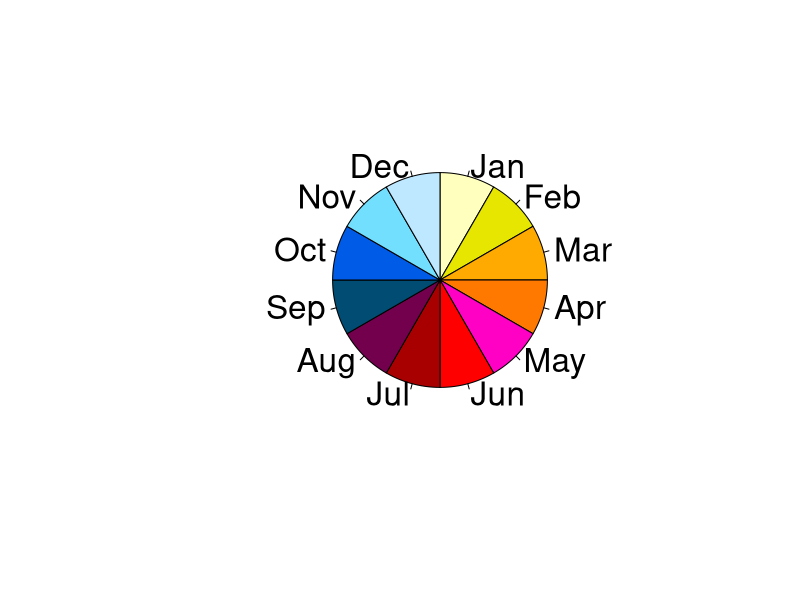

This chart was generated by the following R code:
    #-----------------------------------------------------------------------------#
     #       To make the color ramps used in this package, use the following
     #-----------------------------------------------------------------------------#
     
     # Mimics the jet colors from matlab. Good for SST
     jet.colors <- colorRampPalette(c("#00007F", "blue", "#007FFF", "cyan", "#7FFF7F", "yellow", "#FF7F00", "red", "#7F0000"))
     
     # nice blue cascade for bathymetry
     bath.colors <- colorRampPalette(c("#00007F", "blue", "#007FFF", "cyan"))
     
     # nice earthy colors for land
     land.colors<-  colorRampPalette(c("darkgreen", "greenyellow","burlywood4"))
     
     # Colors to use in the plot.by.month (and related) functions
     # Also included via data(month.colors)
     make.month.colors <- function(month.seq=c(8:12,1:7))
        {
        month.colors <- cbind(month.seq, 
           c(rgb(115/255,0,76/255),
           rgb(0,76/255,115/255),
           rgb(0,92/255,230/255),
           rgb(115/255,223/255,1),
           rgb(190/255,232/255,1),
           rgb(1,1,190/255),
           rgb(230/255,230/255,0),
           rgb(1,170/255,0),
           rgb(1,120/255,0),
           rgb(1,0,197/255),
           rgb(1,0,0),
           rgb(168/255,0,0))
       )
       return(month.colors)
     }
     month.colors <- make.month.colors()
 
     # Also included via data(monames)
     monames=c('Jan','Feb','Mar','Apr','May','June','July','Aug','Sept','Oct','Nov','Dec')
     
     # Colour wheel --- great for legend!
     colorwheel <- function(){
     mm <- data.frame(month.colors)
     mseq <- as.numeric(as.vector(mm[,1]))
     mm <- mm[order(mseq),]
	 par(cex=2)
     pie(rep(1,12), col=as.vector(mm[,2]), labels=month.abb, radius=1, clockwise=T)
     }
     
	 colorwheel()
